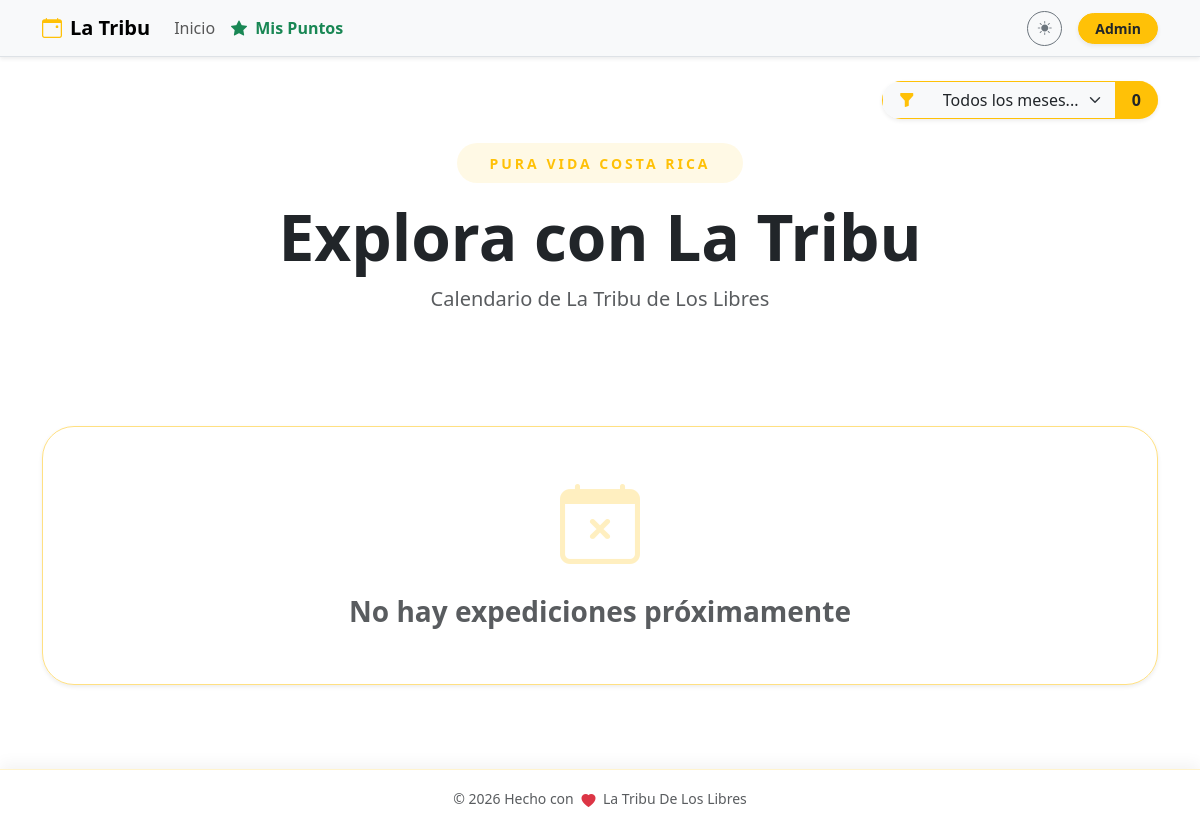
Before: / with the older database file.
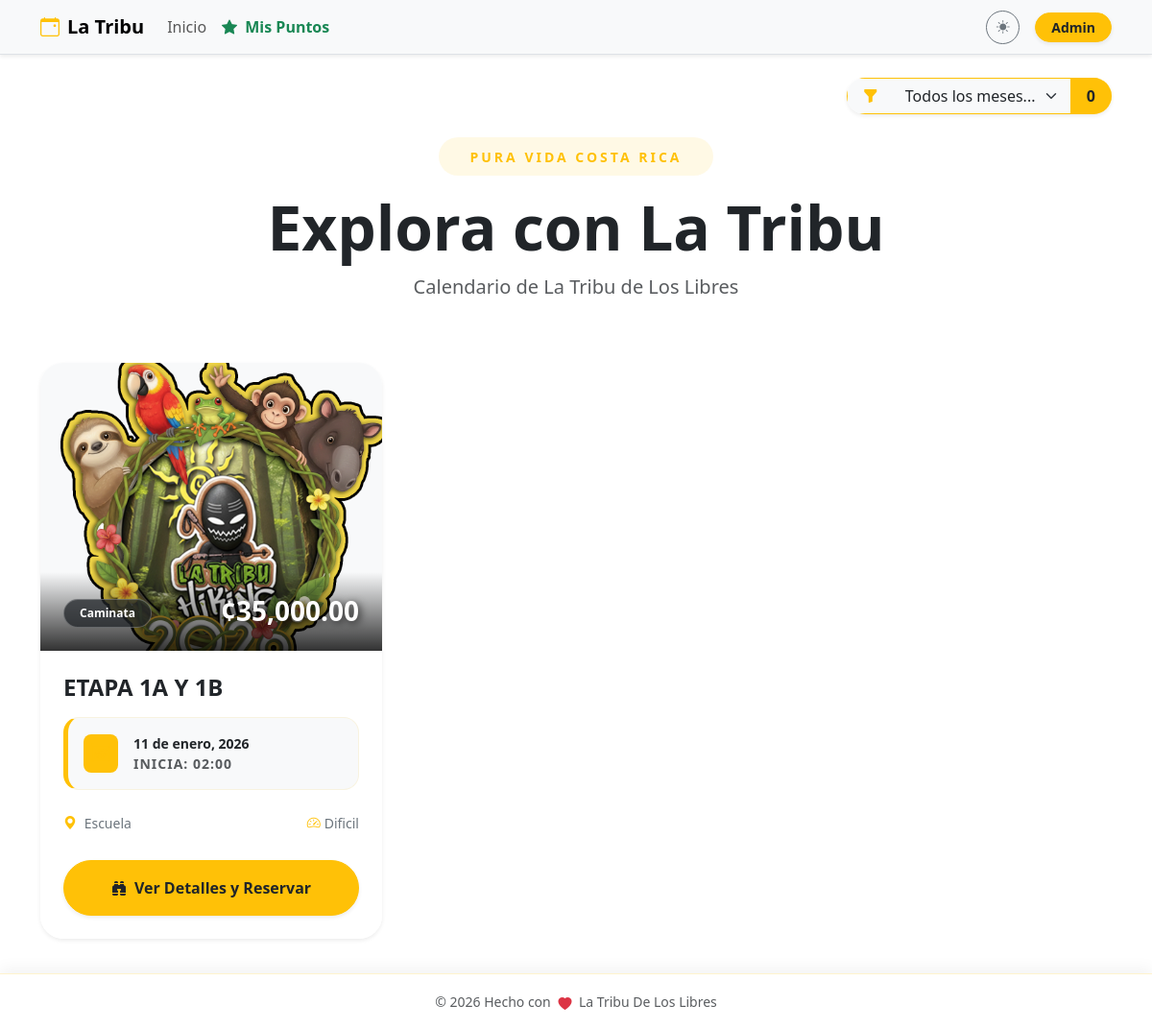
After: the same page with the newer database file.
### app.py (models this page shows)
class Event(db.Model):
    id = db.Column(db.Integer, primary_key=True)
    title = db.Column(db.String(150), nullable=False)
    flyer = db.Column(db.String(200))
    currency = db.Column(db.String(10), default='CRC')
    price = db.Column(db.Float, default=0.0)
    points_reward = db.Column(db.Integer, default=10)
    activity_type = db.Column(db.String(50))
    duration_days = db.Column(db.Integer, default=1)
    event_date = db.Column(db.Date, nullable=False)
    end_date = db.Column(db.Date)
    departure_point = db.Column(db.String(200))
    departure_time = db.Column(db.String(50))
    difficulty = db.Column(db.String(50))
    distance = db.Column(db.String(50))
    capacity = db.Column(db.Integer, default=0)
    reservation_fee = db.Column(db.String(100))
    description = db.Column(db.Text)
    pickup_point = db.Column(db.String(200))
    status = db.Column(db.String(50), default='Activa') # Activa, Suspendido, Se Traslado
    moved_date = db.Column(db.Date)
    bookings = db.relationship('Booking', backref='event', lazy=True, cascade="all, delete-orphan")

### app.py (the view)
@main_bp.route('/')
def home():
    search_month = request.args.get('search_month', type=int)
    query = Event.query
    if search_month:
        query = query.filter(extract('month', Event.event_date) == search_month)
    events = query.order_by(Event.event_date.asc()).all()
    return render_template('home.html', events=events)

### app.py (called while the page is built)
@app.context_processor
def inject_global_vars():
    search_month_idx = request.args.get('search_month', type=int)
    target_month = search_month_idx if search_month_idx else datetime.now().month
    count = Event.query.filter(extract('month', Event.event_date) == target_month).count()
    return dict(
        month_activity_count=count,
        meses_lista=MESES_ES,
        calculate_age=calculate_age,
        now=datetime.now()
    )

### templates/home.html (shortened to what this page needs)
{% extends "base.html" %}
{% block content %}
{% set meses = ['', 'enero', 'febrero', 'marzo', 'abril', 'mayo', 'junio', 'julio', 'agosto', 'septiembre', 'octubre', 'noviembre', 'diciembre'] %}
<div class="row align-items-center mb-5 animate__animated animate__fadeIn">
    <div class="col-lg-12 text-center">
        <div class="d-inline-block p-2 bg-warning bg-opacity-10 rounded-pill mb-3">
            <span class="text-warning fw-bold small px-4 text-uppercase" style="letter-spacing: 3px;">Pura Vida Costa Rica</span>
        </div>
        <h1 class="display-3 fw-bold mb-0">Explora con La Tribu</h1>
        <p class="lead text-muted mt-2 mx-auto" style="max-width: 700px;">
            Calendario de La Tribu de Los Libres
        </p>
    </div>
</div>
<div class="row g-4">
    {% if events %}
        {% for event in events %}
        <div class="col-md-6 col-lg-4">
            <div class="card h-100 shadow-sm border-0 overflow-hidden position-relative adventure-card animate__animated animate__fadeInUp" style="animation-delay: {{ loop.index0 * 0.1 }}s">
                <div class="card-img-container" style="height: 300px; background: var(--bs-tertiary-bg); position: relative; overflow: hidden;">
                    {% if event.flyer %}
                        <img src="{{ url_for('static', filename='uploads/flyers/' + event.flyer) }}" class="card-img-top w-100 h-100 flyer-zoom" style="object-fit: cover;" alt="{{ event.title }}">
                    {% else %}
                        <div class="w-100 h-100 d-flex flex-column align-items-center justify-content-center text-muted">
                            <i class="bi bi-image display-1 opacity-10"></i>
                            <small class="fw-bold opacity-25">Flyer pendiente</small>
                        </div>
                    {% endif %}
                    <div class="price-overlay position-absolute bottom-0 start-0 w-100 p-4 d-flex justify-content-between align-items-end" style="background: linear-gradient(transparent, rgba(0,0,0,0.8));">
                        <span class="badge bg-dark bg-opacity-75 text-white px-3 py-2 rounded-pill small border border-white border-opacity-25">{{ event.activity_type }}</span>
                        <div class="price-tag">
                            <span class="h3 fw-bold mb-0 text-white shadow-text">{{ event.currency }}{{ "{:,.2f}".format(event.price) }}</span>
                        </div>
                    </div>
                </div>
                <div class="card-body p-4">
                    <h4 class="card-title fw-bold mb-3 text-truncate-2 title-link">{{ event.title }}</h4>
                    <div class="mb-4 p-3 bg-body-tertiary rounded-4 small border border-warning border-opacity-10 ticket-date">
                        <div class="d-flex align-items-center">
                            <div class="bg-warning bg-opacity-20 p-2 rounded-3 me-3 text-warning">
                                <i class="bi bi-calendar3 h5 mb-0"></i>
                            </div>
                            <div>
                                <div class="fw-bold text-body">
                                    {% if event.duration_days > 1 %}
                                        Del {{ event.event_date.day }} al {{ event.end_date.day }} de {{ meses[event.end_date.month] }}
                                    {% else %}
                                        {{ event.event_date.day }} de {{ meses[event.event_date.month] }}, {{ event.event_date.year }}
                                    {% endif %}
                                </div>
                                <div class="x-small text-muted text-uppercase fw-bold" style="letter-spacing: 1px;">Inicia: {{ event.departure_time }}</div>
                            </div>
                        </div>
                    </div>
                    <div class="row g-2 mb-1 small text-secondary fw-medium">
                        <div class="col-7"><i class="bi bi-geo-alt-fill me-1 text-warning"></i>{{ event.departure_point.split('-')[-1]|default('Punto Oficial') }}</div>
                        <div class="col-5 text-end"><i class="bi bi-speedometer2 me-1 text-warning"></i>{{ event.difficulty }}</div>
                    </div>
                </div>
                <div class="card-footer bg-body border-0 p-4 pt-0">
                    <button class="btn btn-warning rounded-pill fw-bold py-3 shadow-sm w-100 text-dark transition-all btn-main-reserve" data-bs-toggle="modal" data-bs-target="#detailsModal{{ event.id }}">
                        <i class="bi bi-binoculars-fill me-2"></i>Ver Detalles y Reservar
                    </button>
                </div>
            </div>
        </div>
        {% endfor %}
    {% else %}
        <div class="col-12 text-center py-5">
            <div class="empty-state-card p-5 rounded-5 border border-dashed border-warning border-opacity-50 shadow-sm animate__animated animate__pulse animate__infinite">
                <i class="bi bi-calendar-x display-1 text-warning opacity-25 mb-4 d-block"></i>
                <h3 class="text-muted fw-bold">No hay expediciones próximamente</h3>
            </div>
        </div>
    {% endif %}
</div>
<link rel="stylesheet" href="https://cdnjs.cloudflare.com/ajax/libs/animate.css/4.1.1/animate.min.css"/>
{% endblock %}

### templates/base.html (shortened to what this page needs)
<!DOCTYPE html>
<html lang="es" data-bs-theme="light">
<head>
    <link href="https://cdn.jsdelivr.net/npm/bootstrap@5.3.2/dist/css/bootstrap.min.css" rel="stylesheet">
    <link rel="stylesheet" href="https://cdn.jsdelivr.net/npm/bootstrap-icons@1.11.1/font/bootstrap-icons.css">
    <link rel="stylesheet" href="https://cdnjs.cloudflare.com/ajax/libs/animate.css/4.1.1/animate.min.css"/>
</head>
<body>
    <nav class="navbar navbar-expand-lg bg-body-tertiary border-bottom sticky-top shadow-sm">
        <div class="container">
            <a class="navbar-brand fw-bold" href="{{ url_for('main.home') }}">
                <i class="bi bi-calendar-event me-2 text-warning"></i>La Tribu
            </a>
            <div class="collapse navbar-collapse" id="navbarNav">
                <ul class="navbar-nav me-auto align-items-center">
                    <li class="nav-item">
                        <a class="nav-link" href="{{ url_for('main.home') }}">Inicio</a>
                    </li>
                    <li class="nav-item">
                        <button class="nav-link btn btn-link text-decoration-none fw-bold text-success" data-bs-toggle="modal" data-bs-target="#pointsModal">
                            <i class="bi bi-star-fill me-1"></i> Mis Puntos
                        </button>
                    </li>
                </ul>
                <div class="d-flex align-items-center gap-3">
                    <button class="btn btn-sm btn-outline-secondary rounded-circle" id="themeToggler" title="Cambiar tema" style="width: 35px; height: 35px; padding: 0;">
                        <i class="bi bi-sun-fill" id="themeIcon"></i>
                    </button>
                    {% if current_user.is_authenticated %}
                        <div class="dropdown">
                            <button class="btn btn-dark btn-sm rounded-pill px-3 dropdown-toggle" type="button" data-bs-toggle="dropdown">
                                {{ current_user.email.split('@')[0] }}
                            </button>
                            <ul class="dropdown-menu dropdown-menu-end shadow border-0 mt-2">
                                <li><a class="dropdown-item text-danger fw-bold" href="{{ url_for('auth.logout') }}">Cerrar Sesión</a></li>
                            </ul>
                        </div>
                    {% else %}
                        <a href="{{ url_for('auth.login') }}" class="btn btn-warning btn-sm text-dark fw-bold rounded-pill px-3 shadow-sm">Admin</a>
                    {% endif %}
                </div>
            </div>
        </div>
    </nav>
    <main class="container py-4">
        {% if request.endpoint == 'main.home' %}
        <div class="row mb-4 justify-content-end">
            <div class="col-auto">
                <form action="{{ url_for('main.home') }}" method="GET" class="d-flex align-items-center">
                    <div class="input-group shadow-sm rounded-pill overflow-hidden">
                        <span class="input-group-text border-warning bg-body-tertiary text-warning px-3">
                            <i class="bi bi-funnel-fill"></i>
                        </span>
                        <select name="search_month" class="form-select border-warning bg-body-tertiary text-body border-start-0" style="min-width: 180px;" onchange="this.form.submit()">
                            <option value="">Todos los meses...</option>
                        </select>
                        <span class="input-group-text border-warning bg-warning text-dark fw-bold px-3" title="Actividades este mes">
                            {{ month_activity_count|default(0) }}
                        </span>
                    </div>
                </form>
            </div>
        </div>
        {% endif %}
        {% block content %}{% endblock %}
    </main>
    <footer class="footer-sticky-blur py-3 text-center">
        <div class="container">
            <span class="text-body-secondary fw-medium small">
                © 2026 Hecho con <i class="bi bi-heart-fill text-danger heart-beat mx-1"></i> La Tribu De Los Libres
            </span>
        </div>
    </footer>
</body>
</html>

### templates/base.html (style rules this page uses)
.heart-beat { display: inline-block; animation: heartbeat 1.5s infinite; vertical-align: middle; }
.footer-sticky-blur { position: fixed; bottom: 0; width: 100%; z-index: 1030; backdrop-filter: blur(12px); -webkit-backdrop-filter: blur(12px); background-color: rgba(var(--bs-body-bg-rgb), 0.8) !important; border-top: 1px solid rgba(var(--bs-warning-rgb), 0.2); box-shadow: 0 -5px 15px rgba(0, 0, 0, 0.05); }
body { padding-bottom: 70px; min-height: 100vh; display: flex; flex-direction: column; }
main { flex: 1; }

### templates/home.html (style rules this page uses)
.adventure-card { transition: all 0.4s cubic-bezier(0.175, 0.885, 0.32, 1.275); border-radius: 1.5rem !important; background: #ffffff; }
.flyer-zoom { transition: transform 0.8s ease; }
.shadow-text { text-shadow: 2px 2px 8px rgba(0,0,0,0.8); }
.ticket-date { border-left: 5px solid #ffc107 !important; }
.text-truncate-2 { display: -webkit-box; -webkit-line-clamp: 2; -webkit-box-orient: vertical; overflow: hidden; }

Changed rows visible on the page:
added Event: flyer (picture), activity_type "Caminata", currency "¢", price "35,000.00", title "ETAPA 1A Y 1B", event_date.day "11", event_date "enero", event_date.year "2026", departure_time "02:00", departure_point.split "Escuela", difficulty "Dificil"
Other visible differences:
text no longer shown: "No hay expediciones próximamente"
